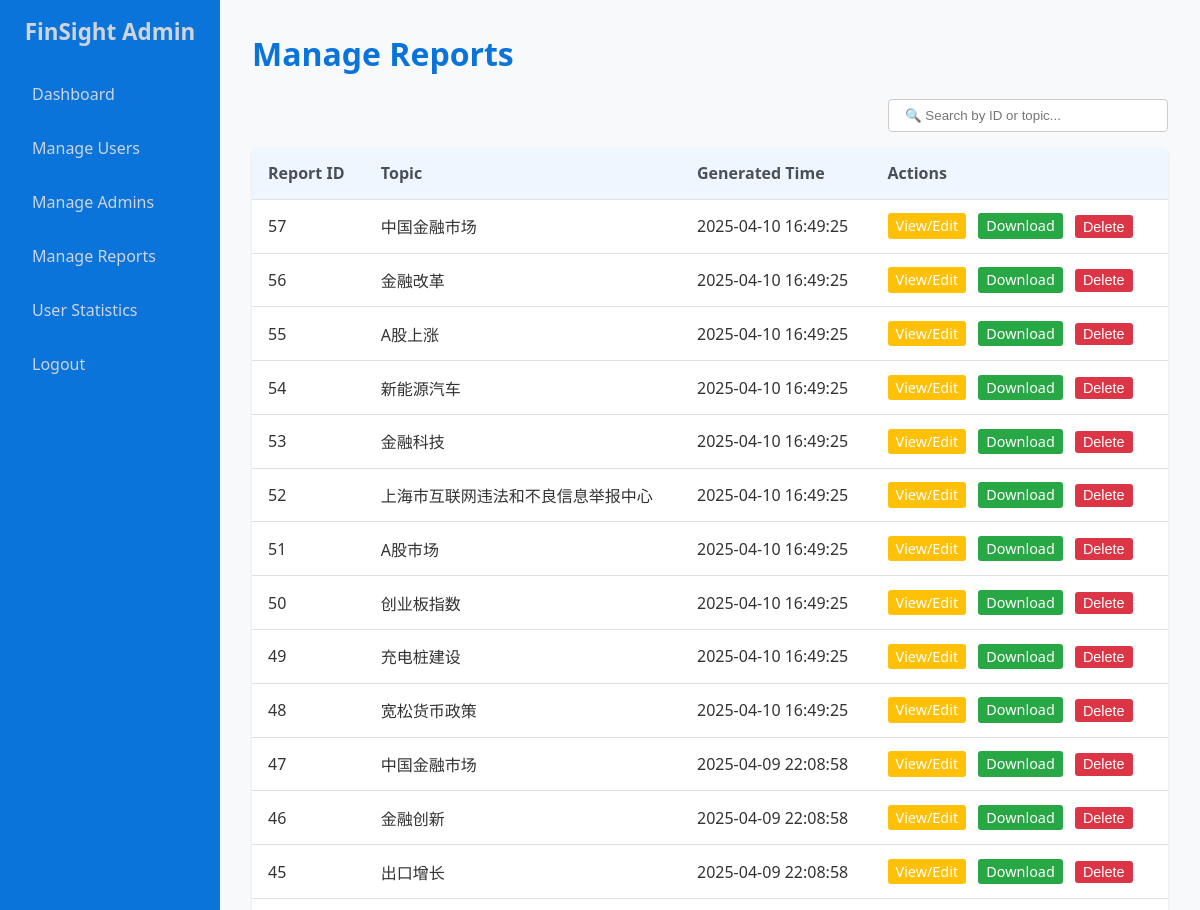
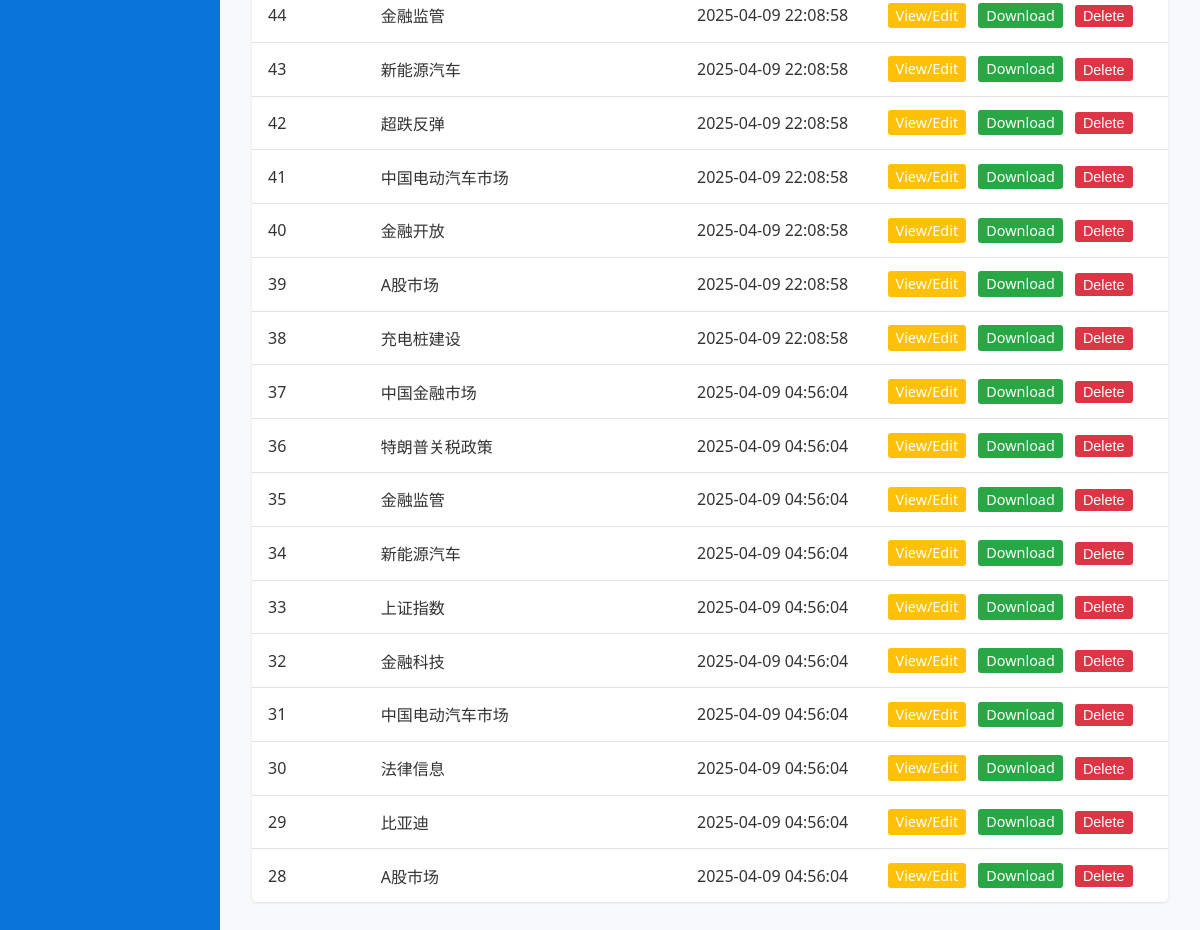
The page /admin_manage_reports.php (signed in) on the database as committed earlier (2 pictures, top to bottom).
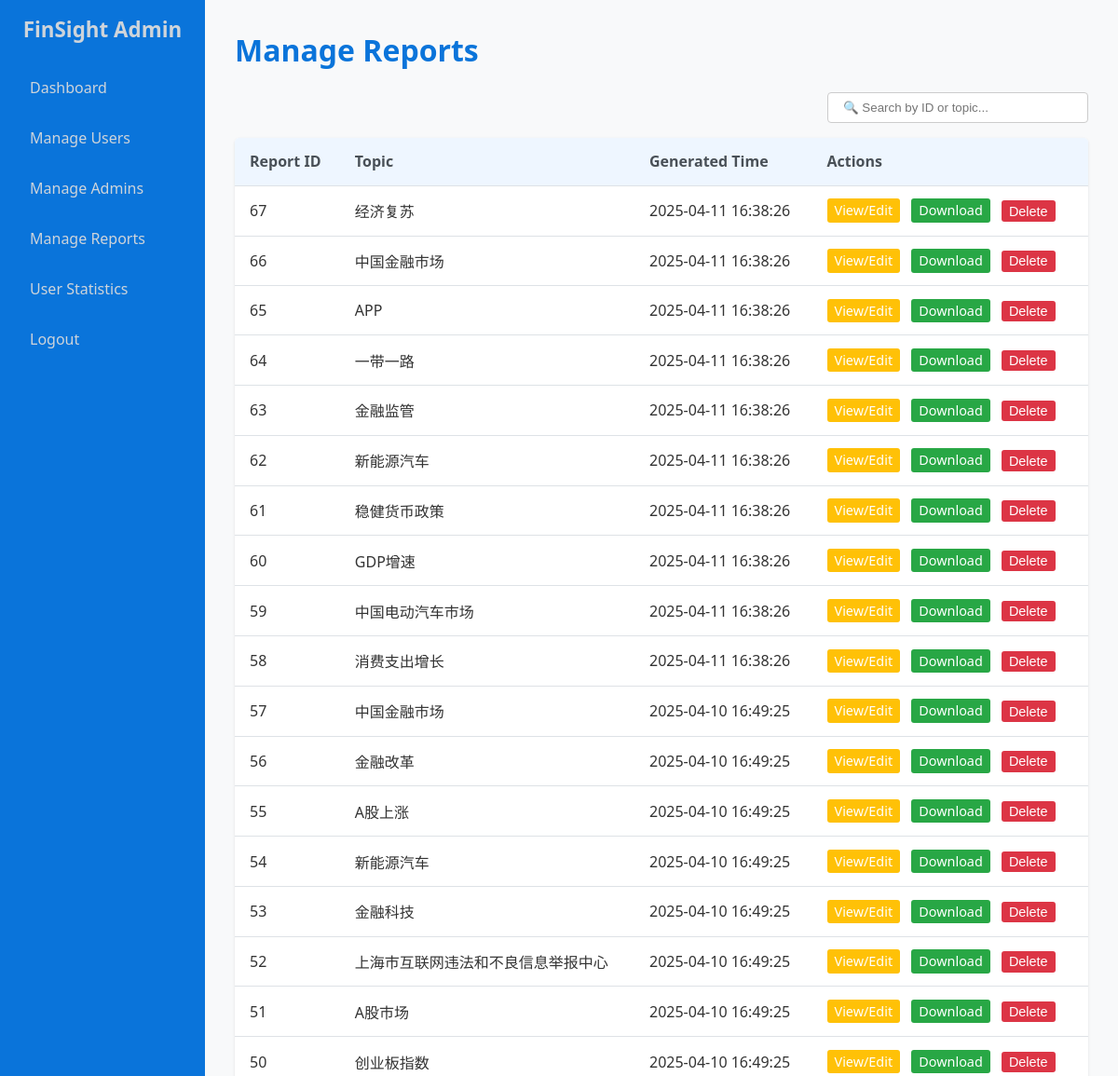
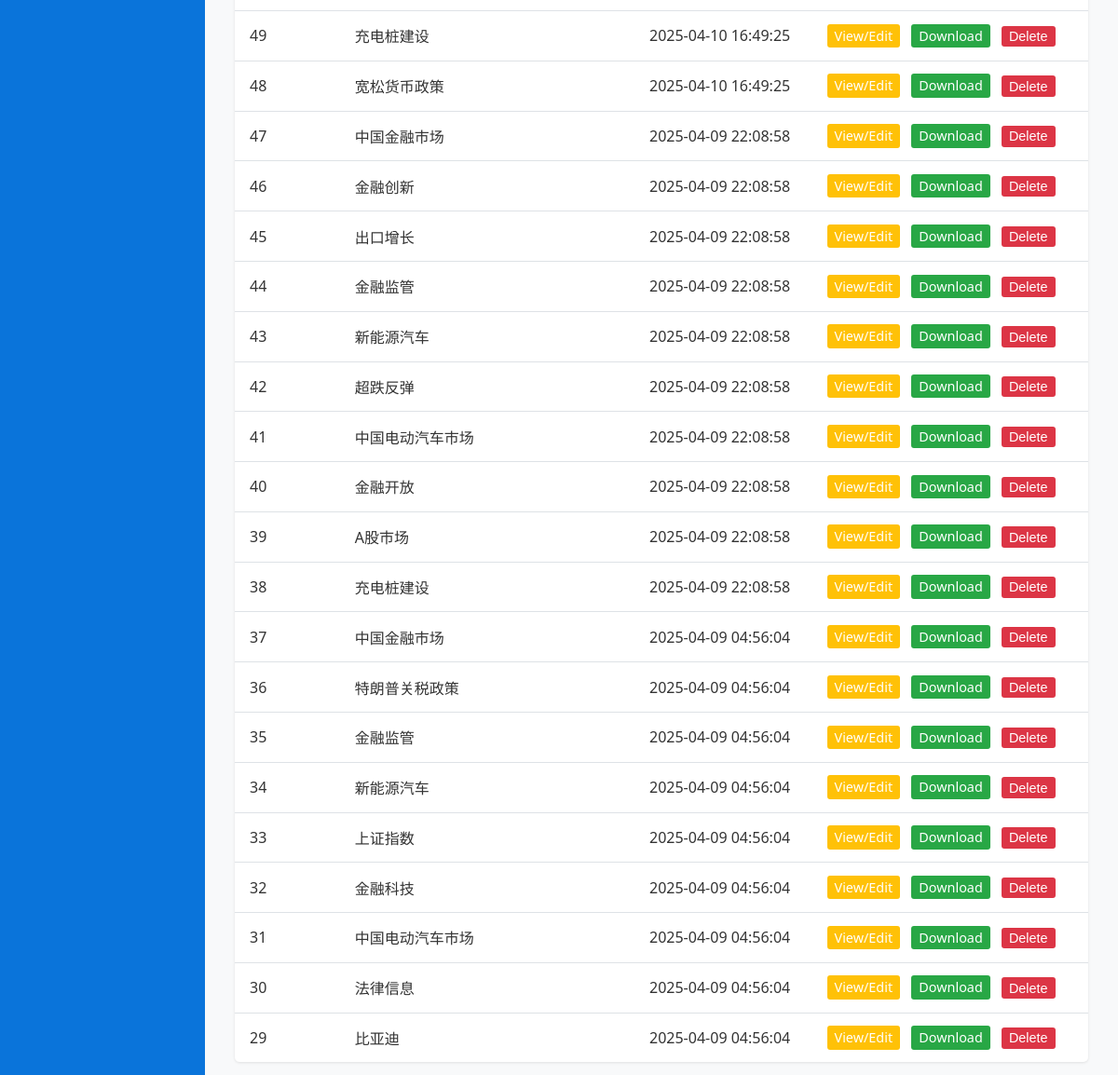
The same page on the database as committed later (2 pictures, top to bottom).
### tables this page shows
CREATE TABLE `report_file` (
  `Report_ID` int(11) NOT NULL,
  `Generated_Time` datetime NOT NULL,
  `Topic` varchar(255) DEFAULT NULL,
  `Batch_Identifier` varchar(50) DEFAULT NULL,
  `Report_Content` longtext DEFAULT NULL
);

### admin_manage_reports.php (the view, shortened to what this page needs)
<?php
require_once 'admin_header.php';
require_once 'admin_db_connect.php';
$reports = [];
$sql = "SELECT Report_ID, Topic, Generated_Time FROM report_file ORDER BY Report_ID DESC";
$result = $conn->query($sql);
if ($result && $result->num_rows > 0) {
    while ($row = $result->fetch_assoc()) {
        $reports[] = $row;
    }
} elseif (!$result) {
     $message = "Error fetching reports: " . $conn->error;
     $message_type = 'error';
}
?>
<h1>Manage Reports</h1>
<div style="display: flex; justify-content: flex-end; margin-bottom: 1rem;">
  <input type="text" id="reportSearch" placeholder="🔍 Search by ID or topic..." style="padding: 0.5rem 1rem; border-radius: 4px; border: 1px solid #ccc; width: 280px;">
</div>
<table>
    <thead>
        <tr>
            <th>Report ID</th>
            <th>Topic</th>
            <th>Generated Time</th>
            <th>Actions</th>
        </tr>
    </thead>
    <tbody>
        <?php if (!empty($reports)): ?>
            <?php foreach ($reports as $report): ?>
                <tr>
                    <td><?php echo htmlspecialchars($report['Report_ID']); ?></td>
                    <td><?php echo htmlspecialchars($report['Topic'] ?? '—'); ?></td>
                    <td><?php echo date('Y-m-d H:i:s', strtotime($report['Generated_Time'])); ?></td>
                    <td>
                        <a href="admin_edit_report.php?id=<?php echo $report['Report_ID']; ?>" class="edit-btn">View/Edit</a>
                        <a href="admin_download_report.php?id=<?php echo $report['Report_ID']; ?>" class="download-btn" target="_blank">Download</a>
                         <form action="admin_manage_reports.php" method="post" style="display: inline;" onsubmit="return confirm('Are you sure you want to delete Report ID <?php echo $report['Report_ID']; ?>?');">
                            <button type="submit" name="delete_report" class="delete-btn">Delete</button>
                        </form>
                    </td>
                </tr>
            <?php endforeach; ?>
        <?php else: ?>
            <tr>
                <td colspan="3">No reports found.</td>
            </tr>
        <?php endif; ?>
    </tbody>
</table>
<?php require_once 'admin_footer.php'; ?>

### admin_header.php (shortened to what this page needs)
<?php
function isActive($pageName) {
    return basename($_SERVER['PHP_SELF']) == $pageName ? 'active' : '';
}
?>
<!DOCTYPE html>
<html lang="en">
<head>
    <link rel="stylesheet" href="admin_style.css">
</head>
<body>
    <div class="admin-container">
        <?php if (isset($_SESSION['admin_id'])):  ?>
        <aside class="admin-sidebar">
            <h2>FinSight Admin</h2>
            <nav>
                <ul>
                    <li><a href="admin_dashboard.php" class="<?php echo isActive('admin_dashboard.php'); ?>">Dashboard</a></li>
                    <li><a href="admin_manage_users.php" class="<?php echo isActive('manage_users.php'); echo isActive('edit_user.php'); echo isActive('edit_user_preferences.php'); ?>">Manage Users</a></li>
                    <li><a href="admin_manage_admins.php" class="<?php echo isActive('manage_admins.php'); echo isActive('add_admin.php'); ?>">Manage Admins</a></li>
                    <li><a href="admin_manage_reports.php" class="<?php echo isActive('manage_reports.php'); echo isActive('edit_report.php'); ?>">Manage Reports</a></li>
                    <li><a href="admin_user_statistics.php" class="<?php echo isActive('user_statistics.php'); ?>">User Statistics</a></li>
                    <li class="logout-link"><a href="admin_logout.php">Logout</a></li>
                </ul>
            </nav>
        </aside>
        <?php endif; ?>
        <main class="admin-content">

### admin_footer.php (shortened to what this page needs)
        </main>
    </div>
</body>
</html>

### admin_style.css (style rules this page uses)
* { margin: 0; padding: 0; box-sizing: border-box; }
body { font-family: "Segoe UI", Tahoma, Geneva, Verdana, sans-serif; color: #333; background-color: #f8f9fa; display: flex; flex-direction: column; min-height: 100vh; }
.admin-container { display: flex; flex: 1; }
.admin-sidebar { width: 220px; background-color: #0A74DA; color: #fff; padding: 1rem; display: flex; flex-direction: column; }
.admin-sidebar h2 { color: #ced4da; text-align: center; margin-bottom: 1.5rem; font-size: 1.4rem; }
.admin-sidebar nav ul { list-style: none; padding: 0; }
.admin-sidebar nav ul li a { color: #ced4da; text-decoration: none; display: block; padding: 0.75rem 1rem; border-radius: 4px; margin-bottom: 0.5rem; transition: background-color 0.2s, color 0.2s; }
.admin-sidebar .logout-link { margin-top: auto; }
.admin-content { flex: 1; padding: 2rem; overflow-y: auto; }
.admin-content h1, .admin-content h2 { color: #0A74DA; margin-bottom: 1.5rem; }
table { width: 100%; border-collapse: collapse; margin-bottom: 1rem; background-color: #fff; box-shadow: 0 1px 3px rgba(0,0,0,0.1); border-radius: 5px; overflow: hidden; }
table thead { background-color: #eef6ff; }
table th, table td { padding: 0.9rem 1rem; text-align: left; border-bottom: 1px solid #dee2e6; }
table th { font-weight: 600; color: #495057; }
table tbody tr:last-child td { border-bottom: none; }
table td a, table td button { margin-right: 0.5rem; text-decoration: none; padding: 0.2rem 0.5rem; border-radius: 3px; font-size: 0.9em; }
table td a.edit-btn { color: #fff; background-color: #ffc107; border: none; }
table td button.delete-btn { color: #fff; background-color: #dc3545; border: none; cursor: pointer; }
table td a.download-btn { color: #fff; background-color: #28a745; border: none; }

Rows that differ between the two databases and show on the page:
removed report_file: Report_ID "28", Topic "A股市场", Generated_Time "2025-04-09 04:56:04"
added report_file: Report_ID "67", Topic "经济复苏", Generated_Time "2025-04-11 16:38:26"
added report_file: Report_ID "66", Topic "中国金融市场", Generated_Time "2025-04-11 16:38:26"
added report_file: Report_ID "65", Topic "APP", Generated_Time "2025-04-11 16:38:26"
added report_file: Report_ID "64", Topic "一带一路", Generated_Time "2025-04-11 16:38:26"
added report_file: Report_ID "63", Topic "金融监管", Generated_Time "2025-04-11 16:38:26"
added report_file: Report_ID "62", Topic "新能源汽车", Generated_Time "2025-04-11 16:38:26"
added report_file: Report_ID "61", Topic "稳健货币政策", Generated_Time "2025-04-11 16:38:26"
added report_file: Report_ID "60", Topic "GDP增速", Generated_Time "2025-04-11 16:38:26"
added report_file: Report_ID "59", Topic "中国电动汽车市场", Generated_Time "2025-04-11 16:38:26"
added report_file: Report_ID "58", Topic "消费支出增长", Generated_Time "2025-04-11 16:38:26"
